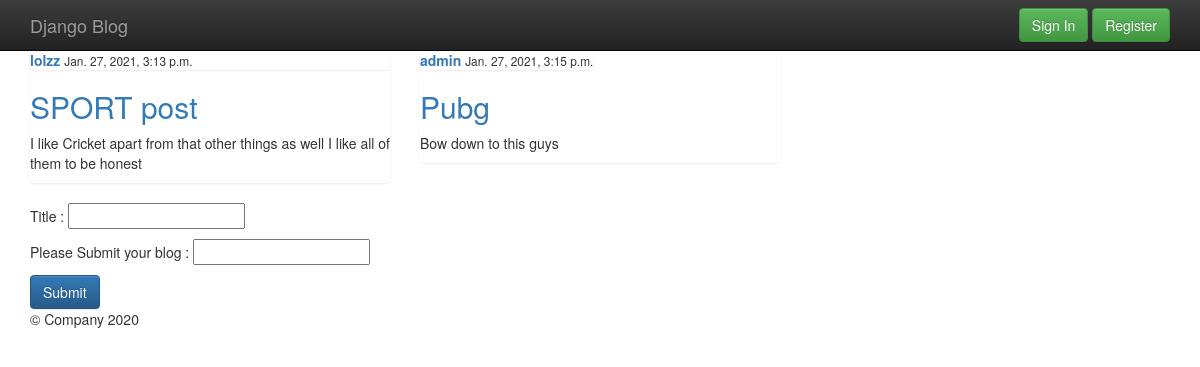
/sports/, run on an earlier commit of the app's database.
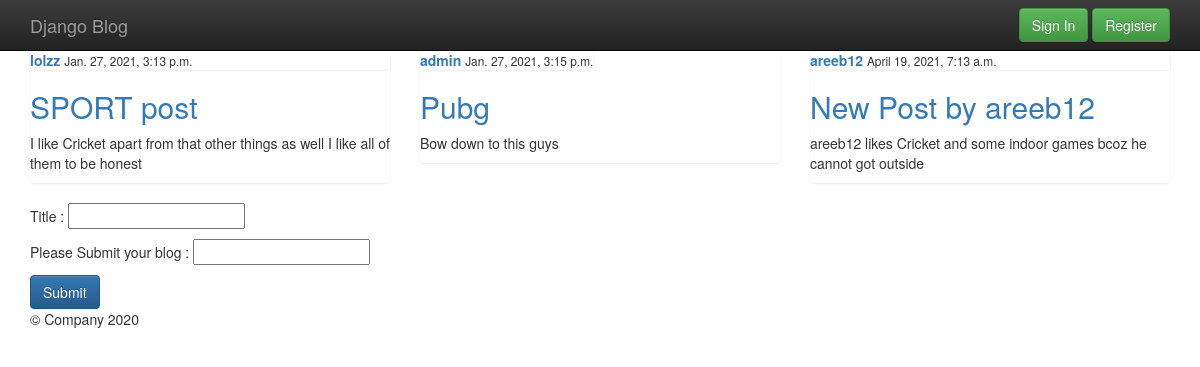
And on a later commit of the database.
### blog/models.py (models this page shows, shortened)
class S_Post(models.Model):
 	title = models.CharField( max_length = 100)
 	content = models.TextField()
 	date_posted  = models.DateTimeField( default = timezone.now)
 	author = models.ForeignKey( User , on_delete = models.CASCADE)

### blog/views.py (the view)
# urls.py: path('sports/' , views.sports , name = 'sports'),
def sports(request):
	context =  {
		'posts' : S_Post.objects.all()
	}
	return render( request  , 'blog/sports.html' , context)

### blog/templates/blog/sports.html (shortened to what this page needs)
{% extends 'blog/base.html' %}
{% block content %}
<section class="container">
	<div class="row">
	{% for p in posts %}
	<div class="col-md-4">
	<div class = 'list-group' >
		<article>
			<div class="media-body">
				{% if user.username|stringformat:"s" ==  p.author|stringformat:"s"  %}
				<div class="list-group">
					<a href=""> <strong>{{ p.author }}</strong></a>
					<small> {{ p.date_posted }} </small>
				</div>
				<h2><a  href="" > {{ p.title }} </a></h2>
				<p> {{ p.content }} </p>
				<h2><a  class = "btn btn-success " href = "{% url 'updatesports' p.id %}" role = 'button' > Update </a></h2>
				<h2><a  class = "btn btn-danger " href = "{% url 'deletesports' p.id %}" role = 'button' > Delete </a></h2>
				{% else %}
				<div class="list-group">
					<a href=""> <strong>{{ p.author }}</strong></a>
					<small> {{ p.date_posted }} </small>
				</div>
				<h2><a href=""> {{ p.title }} </a></h2>
				<p> {{ p.content }} </p>
				{% endif %}
			</div>
		</article>
	</div>
	</div>
	{% endfor %}
	</div>
</section>
<section class="container">
	<form action = "sports_post_add/"method="post" >
		<p>
			Title :
			<input type="text" name="sports_post_title"> </input>
		</p>
		<p>
			Please Submit your blog :
			<input type="text" name="sports_post_blog"></input>
		</p>
		<button class = "btn btn-primary " type = "submit"> Submit </button>
	</form>
</section>
{% endblock %}

What changed in the data, as far as the page shows it:
added S_Post: author "areeb12", date_posted "April 19, 2021, 7:13 a.m.", title "New Post by areeb12", content "areeb12 likes Cricket and some indoor games bcoz he cannot got outside"
